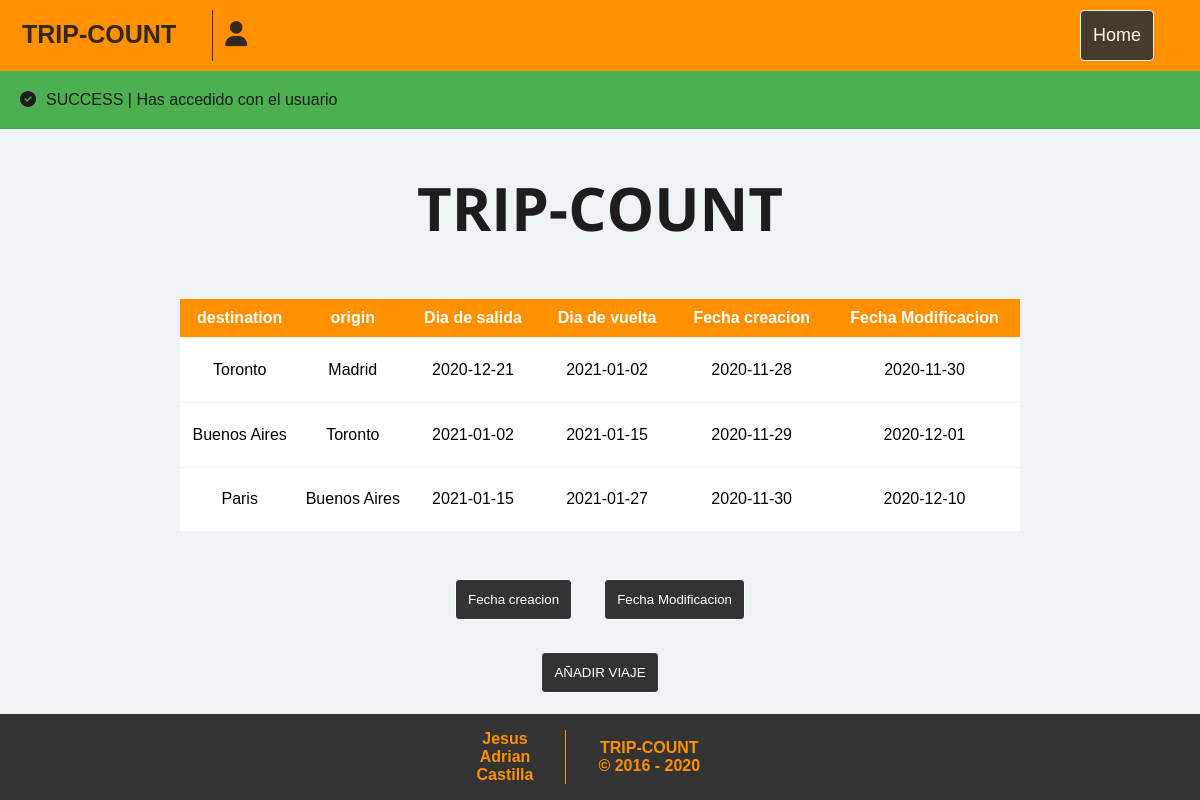
The app's page /home.php with its own data.
### tables this page shows
CREATE TABLE travels (
	id_travel CHAR(3) NOT NULL,
	destination VARCHAR(100) NOT NULL,
	origin VARCHAR(100) NOT NULL,
	leaving_day DATE NOT NULL,
	back_day DATE NOT NULL,
	t_creation DATE NOT NULL,
	t_update DATE NOT NULL,
	id_currency MEDIUMINT,
	FOREIGN KEY(id_currency) references currency(id_currency),
	PRIMARY KEY(id_travel)
);

### home.php (the view, shortened to what this page needs)
<!DOCTYPE html>
<html>
<head>
    <link href="//netdna.bootstrapcdn.com/font-awesome/3.2.1/css/font-awesome.css" rel="stylesheet">
    <link rel="stylesheet" href="styles/home.css">
    <link rel="stylesheet" href="styles/main.css">
    <?php include_once(dirname(__DIR__).'/Trip-Count/static/php/functions.php'); ?>
</head>
<body>
  <?php include_once(dirname(__DIR__) . "/Trip-Count/static/header.php");?>
  <div><?php systemMSG('success', 'Has accedido con el usuario ' . $_SESSION["uname"])?></div>
  <section class="container main-content">
        <h1>TRIP-COUNT </h1>
		<div class="container espacidotabla">
            <?php
            $hostname = "localhost";
            $dbname = "tripcount";
            $username = "root";
            $pw = "";
            $pdo = new PDO("mysql:host=$hostname;dbname=$dbname", $username, $pw);
            ?>
            <table class='tabla'>
                <thead class="alert-info">
                    <tr>
                        <th>destination</th>
                        <th>origin</th>
                        <th>Dia de salida</th>
                        <th>Dia de vuelta</th>
                        <th>Fecha creacion</th>
                        <th>Fecha Modificacion</th>
                    </tr>
                </thead>
                <tbody>
                    <?php
                    if(ISSET($_POST['t_creation'])){
                        $query = $pdo->prepare("SELECT * FROM `travels` ORDER BY `t_creation` ASC");
                        $query->execute();
                        while($row = $query->fetch()){
                           echo "<tr>
                            <td>".$row['destination']."</td>
                            <td>".$row['origin']."</td>
                            <td>".$row['leaving_day']."</td>
                            <td>".$row['back_day']."</td>
                            <td>".$row['t_creation']."</td>
                            <td>".$row['t_update']."</td>
                            </tr>";
                        }
            }else{
                $query = $pdo->prepare("SELECT * FROM `travels`ORDER BY `id_travel` ASC");
                $query->execute();
                while($row = $query->fetch()){
                    echo "<tr>
                            <td>".$row['destination']."</td>
                            <td>".$row['origin']."</td>
                            <td>".$row['leaving_day']."</td>
                            <td>".$row['back_day']."</td>
                            <td>".$row['t_creation']."</td>
                            <td>".$row['t_update']."</td>
                    </tr>";
                }
            }
        ?></p>
<p> </tbody><br />
</table></p>
</div>
<div>
   <form method="POST" action=""><br/>
   <button  class="button aviaje" name="t_creation">Fecha creacion</button>
   <button  class="button aviaje" name="t_update">Fecha Modificacion</button>
            </form>
</div>
    <button class="button aviaje" onclick="wraper()" id="btnAñadirViaje"> <span>AÑADIR VIAJE</span></button>
  </section>
  <?php include_once(dirname(__DIR__) . "/Trip-Count/static/footer.php");?>
</body>
</html>

### static/header.php
<header>
  <div class="header">
    <div class="tripcount">
      <a class="logo">TRIP-COUNT</a>
    </div>
    <div>
    <?php if(isset($_SESSION)){
      echo '<a class="logo"><span class="user">' . $_SESSION["uname"] . '</span></a>';
    }
    ?>
    </div>
    <div class="header-right">
      <a class="button" href="home.php"><span>Home</span></a>
    </div>
  </div>
</header>

### static/php/functions.php
<?php
    function systemMSG($state, $msg) {
        if ($state == 'info'){
            echo '<div class="info"><span>INFO | '. $msg .'</span></div>';
        } elseif ($state == 'warning') {
            echo '<div class="warning"><span>WARNING | '. $msg .'</span></div>';
        } elseif ($state == 'success') {
            echo '<div class="success"><span>SUCCESS | '. $msg .'</span></div>';
        } elseif ($state == 'error') {
            echo '<div class="error"><span>ERROR | '. $msg .'</span></div>';
        }
    }
?>

### static/footer.php
<footer>
    <div class="footer">
        <div class="names">
            <ul>
                <li>Jesus</li>
                <li>Adrian</li>
                <li>Castilla</li>
            </ul>
        </div>
        <div class="copyright">
            <p>TRIP-COUNT</p>
            <p>© 2016 - <?php echo date("Y")?> </p>
        </div>
    </div>
</footer>

### styles/home.css (style rules this page uses)
* { margin: 0; padding: 0; box-sizing: border-box; }
html { font: normal 16px sans-serif; color: #1D1D1E; }
a { text-decoration: none; color: inherit; cursor: pointer; opacity: 0.9; }
section { display: flex; flex-direction: column; align-items: center; }
.container { min-height: 100%; color: #1D1D1E; text-align: center; }
.container h1 { font: bold 60px 'Open Sans', sans-serif; margin-bottom: 2rem; margin-top: 2rem; }
.tabla { border-collapse: collapse; color: #fff; width: 100%; height: 100%; }
.espacidotabla { display: flex; flex-direction: column; justify-content: center; width: 70%; height: 250px; }
th { background-color: #FF9000; padding: 10px; }
td { background: #fff; color: #000; border-top: 1px solid #EEF3F6; }
form { display: flex; justify-content: center; margin-top: 2rem; }

### styles/main.css (style rules this page uses)
* { margin: 0; font-family: Arial, Helvetica, sans-serif; }
html { height: 100%; }
body { overflow-x: hidden; display: flex; flex-direction: column; min-height: 100%; background: #EEF3F6; }
.header { display: flex; background-color: #FF9000; padding: 10px 10px; }
.header a { float: left; text-align: center; padding: 12px; text-decoration: none; font-size: 18px; line-height: 25px; border-radius: 4px; }
.header a.logo { font-size: 25px; font-weight: bold; }
.tripcount { border-right: solid #333334 1px; padding-right: 1.5rem; }
.header-right { width: 75%; display: flex; justify-content: flex-end; align-items: center; }
header span.user::before { font-family: FontAwesome; content: "\f007"; }
.button { background-color: #333334; border: solid 1px white; color: white; transition: 0.5s; padding: 10px; border-radius: 4px; cursor:pointer }
.button span { cursor: pointer; display: inline-block; position: relative; transition: 0.5s; }
.button span:after { content: '\00bb'; position: absolute; opacity: 0; top: 0; right: -50px; transition: 0.5s; }
ul { list-style: none; }
header { flex: 0 0 auto; }
.main-content { display: flex; align-items: center; flex: 1 0 auto; flex-direction: column; justify-content: center; }
footer { flex: 0 0 auto; }
.footer { width: 100%; display: flex; flex: 0 0 auto; background-color: #333334; color: #FF9000; text-align: center; justify-content: center; font-weight: bold; align-items: center; padding: 1rem; }
.names { display: flex; margin-right : 2rem; align-items: center; text-align: center; border-right: solid #FF9000 1px; height: 80%; padding-right: 2rem; }
.copyright { display: flex; align-items: center; flex-direction: column; margin-right : 2%; }
span::before { margin-right: 10px; }
.success { background-color: #4CAF50; padding: 20px; }
.success span::before { font-family: FontAwesome; content: '\f058'; }
.aviaje { margin: 1rem; padding: 12px; border-radius: 4px; }
.aviaje span::after { font-family: FontAwesome; content: "\f055"; }

### records on screen
travels: destination "Toronto", origin "Madrid", leaving_day "2020-12-21", back_day "2021-01-02", t_creation "2020-11-28", t_update "2020-11-30"
travels: destination "Buenos Aires", origin "Toronto", leaving_day "2021-01-02", back_day "2021-01-15", t_creation "2020-11-29", t_update "2020-12-01"
travels: destination "Paris", origin "Buenos Aires", leaving_day "2021-01-15", back_day "2021-01-27", t_creation "2020-11-30", t_update "2020-12-10"

### other values on screen
$msg "Has accedido con el usuario"
